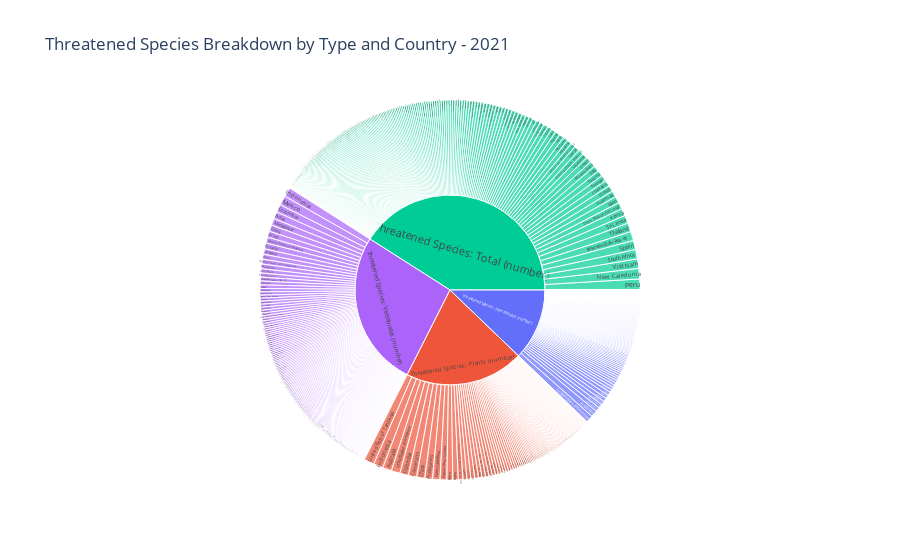

Write notebook code for a chart like this one.
### Markdown cell above
__6)Sunburst Chart: Threatened Species by Type and Country (2021)__

This interactive sunburst chart visualizes the distribution of threatened vertebrate species in 2021. At the center is the species type, branching out to countries with corresponding data. The size of each segment represents the number of species under threat in that category and region. Users can click to zoom into specific segments and explore details interactively. It’s a clean and insightful way to observe biodiversity challenges across different nations.

### Code cell
import pandas as pd
import plotly.express as px

# Load the data
df = pd.read_csv("data/cleaned_ThreatenedSpecies.csv")

# Filter for a specific year to simplify
year_filter = 2021
filtered_df = df[df["Year"] == year_filter]

# Build a sunburst chart
fig = px.sunburst(
    filtered_df,
    path=["Species_Type", "Country"],
    values="Count",
    title=f"Threatened Species Breakdown by Type and Country - {year_filter}",
    color="Species_Type"
)

fig.update_layout(template="plotly_white")

fig.show()

### Figure 1 — Plotly figure (JSON) as saved in the notebook; plotly's stock layout.template omitted (floating-point values rounded to 4 significant figures; data arrays with more than 128 entries replaced by an {"elided": "..."} marker saying what was removed)
{"data": [{"branchvalues": "total", "customdata": {"elided": "983x1 str values"}, "domain": {"x": [0, 1], "y": [0, 1]}, "hovertemplate": "labels=%{label}<br>Count=%{value}<br>parent=%{parent}<br>id=%{id}<br>Species_Type=%{customdata[0]}<extra></extra>", "ids": {"elided": "983 str values"}, "labels": {"elided": "983 str values"}, "marker": {"colors": {"elided": "983 str values"}}, "name": "", "parents": {"elided": "983 str values"}, "type": "sunburst", "values": {"elided": "983 float values"}}], "layout": {"legend": {"tracegroupgap": 0}, "title": {"text": "Threatened Species Breakdown by Type and Country - 2021"}}}
